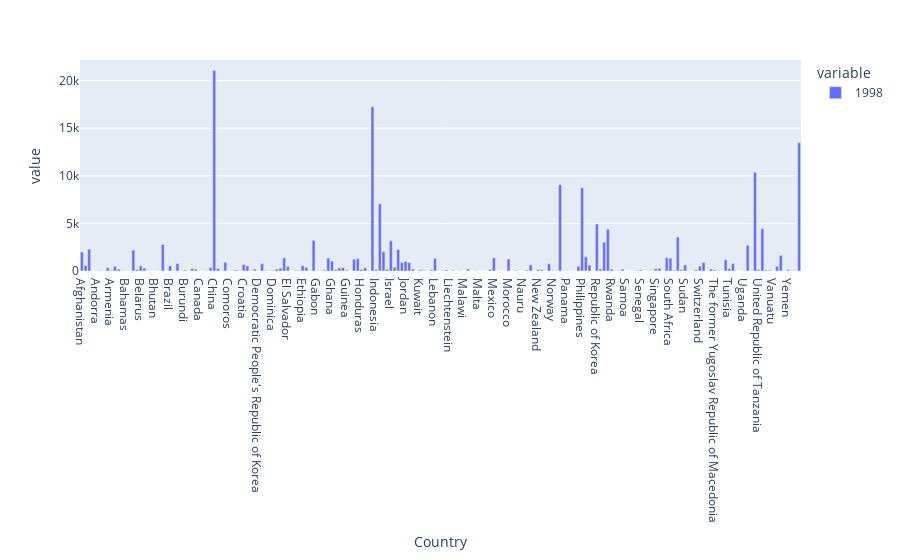

Notebook source saved alongside this figure:
### Code cell
df.set_index('Country',inplace=True)
px.bar(df['1998'])

### Figure 1 — Plotly figure (JSON) as saved in the notebook; plotly's stock layout.template omitted (floating-point values rounded to 4 significant figures; data arrays with more than 128 entries replaced by an {"elided": "..."} marker saying what was removed)
{"data": [{"hovertemplate": "variable=1998<br>Country=%{x}<br>value=%{y}<extra></extra>", "legendgroup": "1998", "marker": {"color": "#636efa", "pattern": {"shape": ""}}, "name": "1998", "orientation": "v", "showlegend": true, "textposition": "auto", "type": "bar", "x": {"elided": "196 str values"}, "xaxis": "x", "y": {"elided": "196 int values"}, "yaxis": "y"}], "layout": {"barmode": "relative", "legend": {"title": {"text": "variable"}, "tracegroupgap": 0}, "margin": {"t": 60}, "xaxis": {"anchor": "y", "domain": [0, 1], "title": {"text": "Country"}}, "yaxis": {"anchor": "x", "domain": [0, 1], "title": {"text": "value"}}}}
